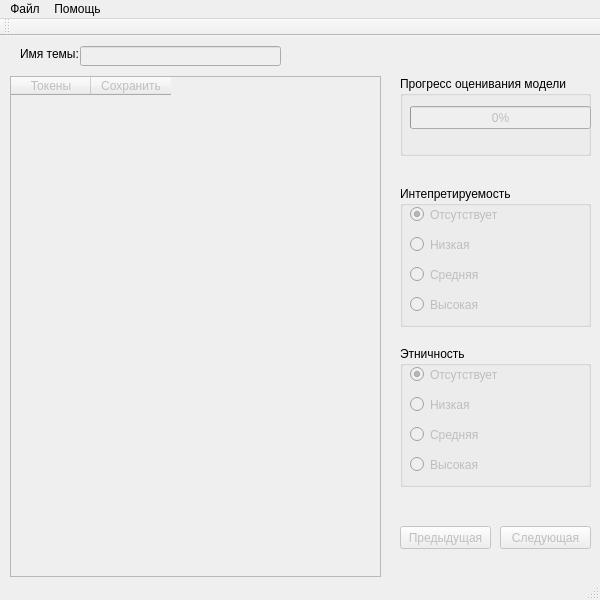
<?xml version="1.0" encoding="UTF-8"?>
<ui version="4.0">
 <class>MainWindow</class>
 <widget class="QMainWindow" name="MainWindow">
  <property name="geometry">
   <rect>
    <x>0</x>
    <y>0</y>
    <width>600</width>
    <height>600</height>
   </rect>
  </property>
  <property name="minimumSize">
   <size>
    <width>600</width>
    <height>600</height>
   </size>
  </property>
  <property name="maximumSize">
   <size>
    <width>600</width>
    <height>600</height>
   </size>
  </property>
  <property name="windowTitle">
   <string>TopicViewer</string>
  </property>
  <widget class="QWidget" name="centralWidget">
   <widget class="QGroupBox" name="groupBox">
    <property name="geometry">
     <rect>
      <x>400</x>
      <y>40</y>
      <width>191</width>
      <height>80</height>
     </rect>
    </property>
    <property name="title">
     <string>Прогресс оценивания модели</string>
    </property>
    <widget class="QProgressBar" name="ProgressBar">
     <property name="enabled">
      <bool>false</bool>
     </property>
     <property name="geometry">
      <rect>
       <x>10</x>
       <y>30</y>
       <width>181</width>
       <height>23</height>
      </rect>
     </property>
     <property name="value">
      <number>0</number>
     </property>
    </widget>
   </widget>
   <widget class="QGroupBox" name="groupBox_2">
    <property name="geometry">
     <rect>
      <x>400</x>
      <y>150</y>
      <width>191</width>
      <height>141</height>
     </rect>
    </property>
    <property name="title">
     <string>Интепретируемость</string>
    </property>
    <widget class="QRadioButton" name="InterpretLowRButton">
     <property name="enabled">
      <bool>false</bool>
     </property>
     <property name="geometry">
      <rect>
       <x>10</x>
       <y>50</y>
       <width>82</width>
       <height>17</height>
      </rect>
     </property>
     <property name="text">
      <string>Низкая</string>
     </property>
     <property name="shortcut">
      <string>Ctrl+2</string>
     </property>
     <attribute name="buttonGroup">
      <string notr="true">InterpretButtonGroup</string>
     </attribute>
    </widget>
    <widget class="QRadioButton" name="InterpretMiddleRButton">
     <property name="enabled">
      <bool>false</bool>
     </property>
     <property name="geometry">
      <rect>
       <x>10</x>
       <y>80</y>
       <width>82</width>
       <height>17</height>
      </rect>
     </property>
     <property name="text">
      <string>Средняя</string>
     </property>
     <property name="shortcut">
      <string>Ctrl+3</string>
     </property>
     <attribute name="buttonGroup">
      <string notr="true">InterpretButtonGroup</string>
     </attribute>
    </widget>
    <widget class="QRadioButton" name="InterpretHighRButton">
     <property name="enabled">
      <bool>false</bool>
     </property>
     <property name="geometry">
      <rect>
       <x>10</x>
       <y>110</y>
       <width>82</width>
       <height>17</height>
      </rect>
     </property>
     <property name="text">
      <string>Высокая</string>
     </property>
     <property name="shortcut">
      <string>Ctrl+4</string>
     </property>
     <attribute name="buttonGroup">
      <string notr="true">InterpretButtonGroup</string>
     </attribute>
    </widget>
    <widget class="QRadioButton" name="InterpretNoneRButton">
     <property name="enabled">
      <bool>false</bool>
     </property>
     <property name="geometry">
      <rect>
       <x>10</x>
       <y>20</y>
       <width>101</width>
       <height>17</height>
      </rect>
     </property>
     <property name="text">
      <string>Отсутствует</string>
     </property>
     <property name="shortcut">
      <string>Ctrl+1</string>
     </property>
     <property name="checked">
      <bool>true</bool>
     </property>
     <attribute name="buttonGroup">
      <string notr="true">InterpretButtonGroup</string>
     </attribute>
    </widget>
   </widget>
   <widget class="QGroupBox" name="groupBox_3">
    <property name="geometry">
     <rect>
      <x>400</x>
      <y>310</y>
      <width>191</width>
      <height>141</height>
     </rect>
    </property>
    <property name="title">
     <string>Этничность</string>
    </property>
    <widget class="QRadioButton" name="EthnicLowRButton">
     <property name="enabled">
      <bool>false</bool>
     </property>
     <property name="geometry">
      <rect>
       <x>10</x>
       <y>50</y>
       <width>82</width>
       <height>17</height>
      </rect>
     </property>
     <property name="text">
      <string>Низкая</string>
     </property>
     <property name="shortcut">
      <string>Alt+2</string>
     </property>
     <attribute name="buttonGroup">
      <string notr="true">EthnicButtonGroup</string>
     </attribute>
    </widget>
    <widget class="QRadioButton" name="EthnicMiddleRButton">
     <property name="enabled">
      <bool>false</bool>
     </property>
     <property name="geometry">
      <rect>
       <x>10</x>
       <y>80</y>
       <width>82</width>
       <height>17</height>
      </rect>
     </property>
     <property name="text">
      <string>Средняя</string>
     </property>
     <property name="shortcut">
      <string>Alt+3</string>
     </property>
     <attribute name="buttonGroup">
      <string notr="true">EthnicButtonGroup</string>
     </attribute>
    </widget>
    <widget class="QRadioButton" name="EthnicHighRButton">
     <property name="enabled">
      <bool>false</bool>
     </property>
     <property name="geometry">
      <rect>
       <x>10</x>
       <y>110</y>
       <width>82</width>
       <height>17</height>
      </rect>
     </property>
     <property name="text">
      <string>Высокая</string>
     </property>
     <property name="shortcut">
      <string>Alt+4</string>
     </property>
     <attribute name="buttonGroup">
      <string notr="true">EthnicButtonGroup</string>
     </attribute>
    </widget>
    <widget class="QRadioButton" name="EthnicNoneRButton">
     <property name="enabled">
      <bool>false</bool>
     </property>
     <property name="geometry">
      <rect>
       <x>10</x>
       <y>20</y>
       <width>101</width>
       <height>17</height>
      </rect>
     </property>
     <property name="text">
      <string>Отсутствует</string>
     </property>
     <property name="shortcut">
      <string>Alt+1</string>
     </property>
     <property name="checked">
      <bool>true</bool>
     </property>
     <attribute name="buttonGroup">
      <string notr="true">EthnicButtonGroup</string>
     </attribute>
    </widget>
   </widget>
   <widget class="QPushButton" name="NextButton">
    <property name="enabled">
     <bool>false</bool>
    </property>
    <property name="geometry">
     <rect>
      <x>500</x>
      <y>490</y>
      <width>91</width>
      <height>23</height>
     </rect>
    </property>
    <property name="text">
     <string>Следующая</string>
    </property>
    <property name="shortcut">
     <string>Right</string>
    </property>
   </widget>
   <widget class="QPushButton" name="PrevButton">
    <property name="enabled">
     <bool>false</bool>
    </property>
    <property name="geometry">
     <rect>
      <x>400</x>
      <y>490</y>
      <width>91</width>
      <height>23</height>
     </rect>
    </property>
    <property name="text">
     <string>Предыдущая</string>
    </property>
    <property name="shortcut">
     <string>Left</string>
    </property>
   </widget>
   <widget class="QLineEdit" name="NameEdit">
    <property name="enabled">
     <bool>false</bool>
    </property>
    <property name="geometry">
     <rect>
      <x>80</x>
      <y>10</y>
      <width>201</width>
      <height>20</height>
     </rect>
    </property>
   </widget>
   <widget class="QLabel" name="label">
    <property name="geometry">
     <rect>
      <x>20</x>
      <y>10</y>
      <width>71</width>
      <height>16</height>
     </rect>
    </property>
    <property name="text">
     <string>Имя темы:</string>
    </property>
   </widget>
   <widget class="QTableWidget" name="TokensList">
    <property name="enabled">
     <bool>false</bool>
    </property>
    <property name="geometry">
     <rect>
      <x>10</x>
      <y>40</y>
      <width>371</width>
      <height>501</height>
     </rect>
    </property>
    <property name="lineWidth">
     <number>1</number>
    </property>
    <property name="showGrid">
     <bool>true</bool>
    </property>
    <attribute name="horizontalHeaderDefaultSectionSize">
     <number>80</number>
    </attribute>
    <column>
     <property name="text">
      <string>Токены</string>
     </property>
    </column>
    <column>
     <property name="text">
      <string>Сохранить</string>
     </property>
    </column>
   </widget>
  </widget>
  <widget class="QMenuBar" name="menuBar">
   <property name="geometry">
    <rect>
     <x>0</x>
     <y>0</y>
     <width>600</width>
     <height>21</height>
    </rect>
   </property>
   <widget class="QMenu" name="menu">
    <property name="title">
     <string>Файл</string>
    </property>
    <addaction name="ActionOpen"/>
    <addaction name="ActionExit"/>
   </widget>
   <widget class="QMenu" name="menu_2">
    <property name="title">
     <string>Помощь</string>
    </property>
    <addaction name="ActionHelp"/>
    <addaction name="ActionAbout"/>
   </widget>
   <addaction name="menu"/>
   <addaction name="menu_2"/>
  </widget>
  <widget class="QToolBar" name="mainToolBar">
   <attribute name="toolBarArea">
    <enum>TopToolBarArea</enum>
   </attribute>
   <attribute name="toolBarBreak">
    <bool>false</bool>
   </attribute>
  </widget>
  <widget class="QStatusBar" name="statusBar"/>
  <action name="ActionOpen">
   <property name="text">
    <string>Открыть</string>
   </property>
   <property name="shortcut">
    <string>Ctrl+O</string>
   </property>
  </action>
  <action name="ActionExit">
   <property name="text">
    <string>Выход</string>
   </property>
   <property name="shortcut">
    <string>Esc</string>
   </property>
  </action>
  <action name="ActionHelp">
   <property name="text">
    <string>Справка</string>
   </property>
  </action>
  <action name="ActionAbout">
   <property name="text">
    <string>О программе</string>
   </property>
  </action>
 </widget>
 <layoutdefault spacing="6" margin="11"/>
 <resources/>
 <connections/>
 <buttongroups>
  <buttongroup name="EthnicButtonGroup"/>
  <buttongroup name="InterpretButtonGroup"/>
 </buttongroups>
</ui>
